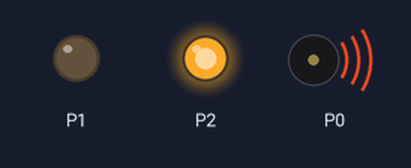
Bench run of a program on a simulated BBC micro:bit (MakeCode). Parts: output pins drawn as LEDs (lit = HIGH), buzzer (waves = sounding). Pins used as bus, display or sensor lines are not drawn.

Above: at 1.9 s.
At 11.8 s:
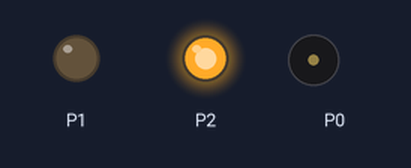
At 21.3 s:
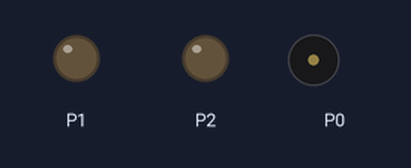
Timing chart, 0 to 30.5 s (numbered marks = the images above):
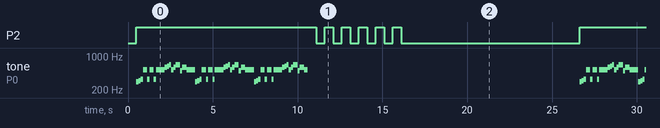

Measured:
- by itself, P2: repeats every 26.1 s: 5 × (LOW 0.50 s, HIGH 0.50 s), LOW 10.5 s, HIGH 10.6 s
- by itself, tone on P0: plays 294 Hz for 0.13 s, 311 Hz for 0.13 s, 330 Hz for 0.13 s, 523 Hz for 0.26 s, 330 Hz for 0.13 s, 523 Hz for 0.26 s … (255 notes in this stretch)

The program:

main.ts
```typescript
Kitronik_STOPbit.trafficLightLED(Kitronik_STOPbit.LightColours.Green, Kitronik_STOPbit.DisplayLights.Off)
Kitronik_STOPbit.trafficLightLED(Kitronik_STOPbit.LightColours.Yellow, Kitronik_STOPbit.DisplayLights.Off)
Kitronik_STOPbit.trafficLightLED(Kitronik_STOPbit.LightColours.Red, Kitronik_STOPbit.DisplayLights.Off)
music.setVolume(127)
basic.pause(500)
basic.forever(function () {
    Kitronik_STOPbit.trafficLightLED(Kitronik_STOPbit.LightColours.Green, Kitronik_STOPbit.DisplayLights.On)
    music.startMelody(music.builtInMelody(Melodies.Entertainer), MelodyOptions.ForeverInBackground)
    basic.pause(100)
    Kitronik_STOPbit.trafficLightLED(Kitronik_STOPbit.LightColours.Red, Kitronik_STOPbit.DisplayLights.Off)
    basic.pause(10000)
    music.stopMelody(MelodyStopOptions.All)
    for (let index = 0; index < 6; index++) {
        Kitronik_STOPbit.trafficLightLED(Kitronik_STOPbit.LightColours.Green, Kitronik_STOPbit.DisplayLights.On)
        basic.pause(500)
        Kitronik_STOPbit.trafficLightLED(Kitronik_STOPbit.LightColours.Green, Kitronik_STOPbit.DisplayLights.Off)
        basic.pause(500)
    }
    Kitronik_STOPbit.trafficLightLED(Kitronik_STOPbit.LightColours.Red, Kitronik_STOPbit.DisplayLights.On)
    basic.pause(10000)
})
```

test.ts
```typescript
// テストはここに来ます。このパッケージが拡張機能として使用されるときにはコンパイルされません。
```
